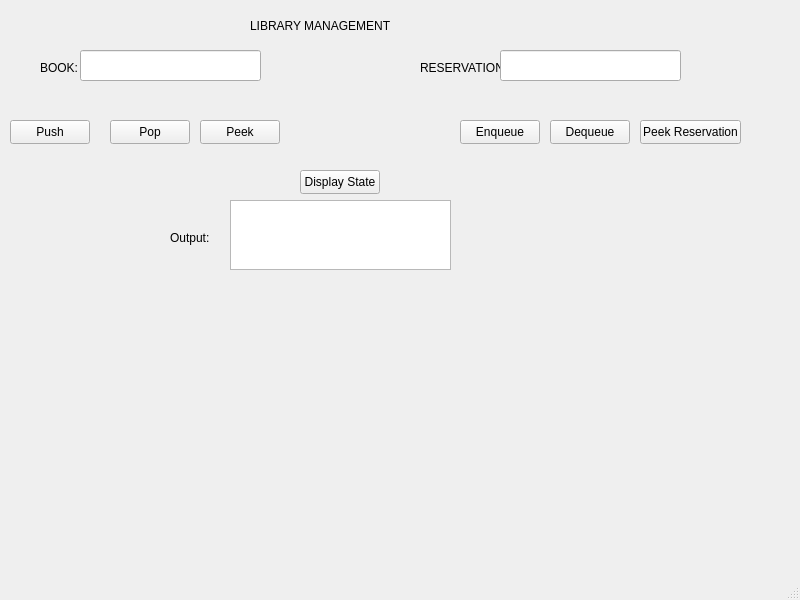
<?xml version="1.0" encoding="UTF-8"?>
<ui version="4.0">
 <class>MainWindow</class>
 <widget class="QMainWindow" name="MainWindow">
  <property name="geometry">
   <rect>
    <x>0</x>
    <y>0</y>
    <width>800</width>
    <height>600</height>
   </rect>
  </property>
  <property name="windowTitle">
   <string>MainWindow</string>
  </property>
  <widget class="QWidget" name="centralwidget">
   <widget class="QLabel" name="label">
    <property name="geometry">
     <rect>
      <x>250</x>
      <y>0</y>
      <width>141</width>
      <height>51</height>
     </rect>
    </property>
    <property name="text">
     <string>LIBRARY MANAGEMENT</string>
    </property>
   </widget>
   <widget class="QPushButton" name="pushButtonPush">
    <property name="geometry">
     <rect>
      <x>10</x>
      <y>120</y>
      <width>80</width>
      <height>24</height>
     </rect>
    </property>
    <property name="text">
     <string>Push</string>
    </property>
   </widget>
   <widget class="QPushButton" name="pushButtonPop">
    <property name="geometry">
     <rect>
      <x>110</x>
      <y>120</y>
      <width>80</width>
      <height>24</height>
     </rect>
    </property>
    <property name="text">
     <string>Pop</string>
    </property>
   </widget>
   <widget class="QPushButton" name="pushButtonPeek">
    <property name="geometry">
     <rect>
      <x>200</x>
      <y>120</y>
      <width>80</width>
      <height>24</height>
     </rect>
    </property>
    <property name="text">
     <string>Peek</string>
    </property>
   </widget>
   <widget class="QPushButton" name="pushButtonEnqueue">
    <property name="geometry">
     <rect>
      <x>460</x>
      <y>120</y>
      <width>80</width>
      <height>24</height>
     </rect>
    </property>
    <property name="text">
     <string>Enqueue</string>
    </property>
   </widget>
   <widget class="QPushButton" name="pushButtonDequeue">
    <property name="geometry">
     <rect>
      <x>550</x>
      <y>120</y>
      <width>80</width>
      <height>24</height>
     </rect>
    </property>
    <property name="text">
     <string>Dequeue</string>
    </property>
   </widget>
   <widget class="QLineEdit" name="lineEditBook">
    <property name="geometry">
     <rect>
      <x>80</x>
      <y>50</y>
      <width>181</width>
      <height>31</height>
     </rect>
    </property>
   </widget>
   <widget class="QLabel" name="label_2">
    <property name="geometry">
     <rect>
      <x>40</x>
      <y>60</y>
      <width>41</width>
      <height>16</height>
     </rect>
    </property>
    <property name="text">
     <string>BOOK:</string>
    </property>
   </widget>
   <widget class="QLabel" name="label_3">
    <property name="geometry">
     <rect>
      <x>420</x>
      <y>60</y>
      <width>81</width>
      <height>16</height>
     </rect>
    </property>
    <property name="text">
     <string>RESERVATION:</string>
    </property>
   </widget>
   <widget class="QLineEdit" name="lineEditReservation">
    <property name="geometry">
     <rect>
      <x>500</x>
      <y>50</y>
      <width>181</width>
      <height>31</height>
     </rect>
    </property>
   </widget>
   <widget class="QTextEdit" name="textOutput">
    <property name="geometry">
     <rect>
      <x>230</x>
      <y>200</y>
      <width>221</width>
      <height>70</height>
     </rect>
    </property>
   </widget>
   <widget class="QLabel" name="label_6">
    <property name="geometry">
     <rect>
      <x>170</x>
      <y>230</y>
      <width>49</width>
      <height>16</height>
     </rect>
    </property>
    <property name="text">
     <string>Output:</string>
    </property>
   </widget>
   <widget class="QPushButton" name="pushButtonPeekReservation">
    <property name="geometry">
     <rect>
      <x>640</x>
      <y>120</y>
      <width>101</width>
      <height>24</height>
     </rect>
    </property>
    <property name="text">
     <string>Peek Reservation</string>
    </property>
   </widget>
   <widget class="QPushButton" name="pushButtonState">
    <property name="geometry">
     <rect>
      <x>300</x>
      <y>170</y>
      <width>80</width>
      <height>24</height>
     </rect>
    </property>
    <property name="text">
     <string>Display State</string>
    </property>
   </widget>
  </widget>
  <widget class="QMenuBar" name="menubar">
   <property name="geometry">
    <rect>
     <x>0</x>
     <y>0</y>
     <width>800</width>
     <height>21</height>
    </rect>
   </property>
  </widget>
  <widget class="QStatusBar" name="statusbar"/>
 </widget>
 <resources/>
 <connections/>
</ui>
